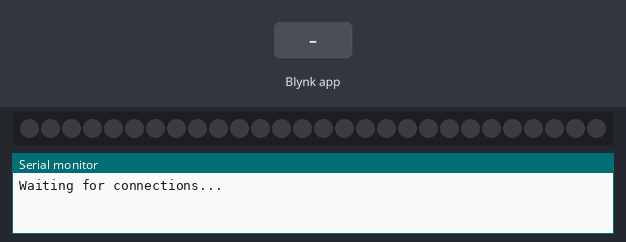
The sketch below on a simulated ESP32. Shown: 28 RGB LEDs in strip order, left to right, the last lines printed to the serial monitor. Inputs (shaded band) come from the test bench. Dim RGB values are drawn brighter than linear; WiFi joins after 1.5 s; servers stay silent unless stated.

Above: at 3.0 s.
3.1 s: Blynk app writes 1 to V0
At 4.1 s:
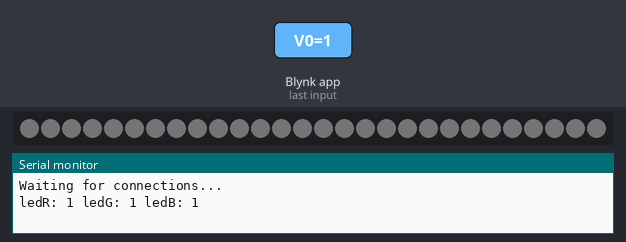
4.6 s: Blynk app writes 200 to V0
At 5.2 s:
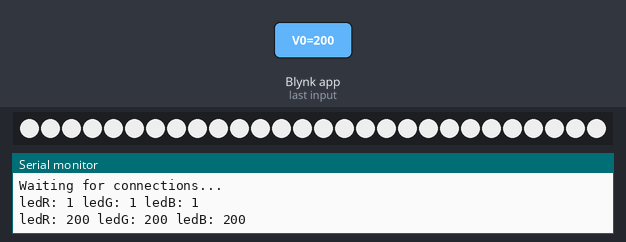
6.1 s: Blynk app writes 0 to V0
At 6.4 s:
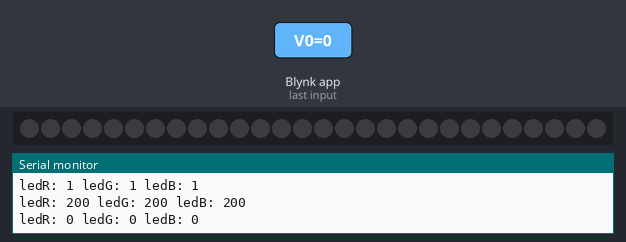
Timing chart, 0 to 9.1 s (numbered marks = the images above; inputs shaded):
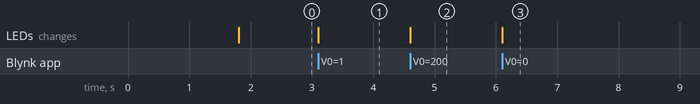

Measured:
- after the input at 3.1 s, the LEDs: change at once (image 1)
- after the input at 4.6 s, the LEDs: change at once (image 2)
- after the input at 6.1 s, the LEDs: change at once (image 3)

The sketch:

Bluetooth.ino
```cpp
#define BLYNK_PRINT Serial
#define BLYNK_USE_DIRECT_CONNECT
#include <BlynkSimpleEsp32_BLE.h>
#include <BLEDevice.h>
#include <BLEServer.h>
char auth[]= "onpsYByj8WWynNpkliDKpLVPRqxqa3Ij";


//NeoPixelColorのライブラリの読み込み
#include <Adafruit_NeoPixel.h>
#define MAX_VAL 64 // 0 to 255 for brightness
#define DELAY_TIME 50
#define LED_NUM 28
#define PIN_NUM 27
int ledR = 0;
int ledG = 0;
int ledB = 0;
//NeoPixel strip の初期化
Adafruit_NeoPixel strip = Adafruit_NeoPixel(LED_NUM, PIN_NUM, NEO_GRB + NEO_KHZ800);

//--------------------------------------------

void setup()
{
// Debug console
Serial.begin(9600);
Serial.println("Waiting for connections...");
Blynk.begin(auth);
//Strip initialise
strip.begin();
strip.show(); // Initialize all pixels to 'off'
}

//ヴァーチャルピンV0
BLYNK_WRITE(V0)
{
ledR = param[0].asInt();
ledG = param[1].asInt();
ledB = param[2].asInt();
Serial.print( "ledR: ");
Serial.print(ledR);
Serial.print( " ledG: ");
Serial.print(ledG);
Serial.print( " ledB: ");
Serial.println(ledB);

//LED点灯
for(int i=0;i<LED_NUM;i++){
//strip.Color(ledR, ledG, ledB), DELAY_TIME;
strip.setPixelColor(i,ledR, ledG, ledB);
}
strip.show();
delay(DELAY_TIME);
}

void loop()
{
Blynk.run();
}
```
